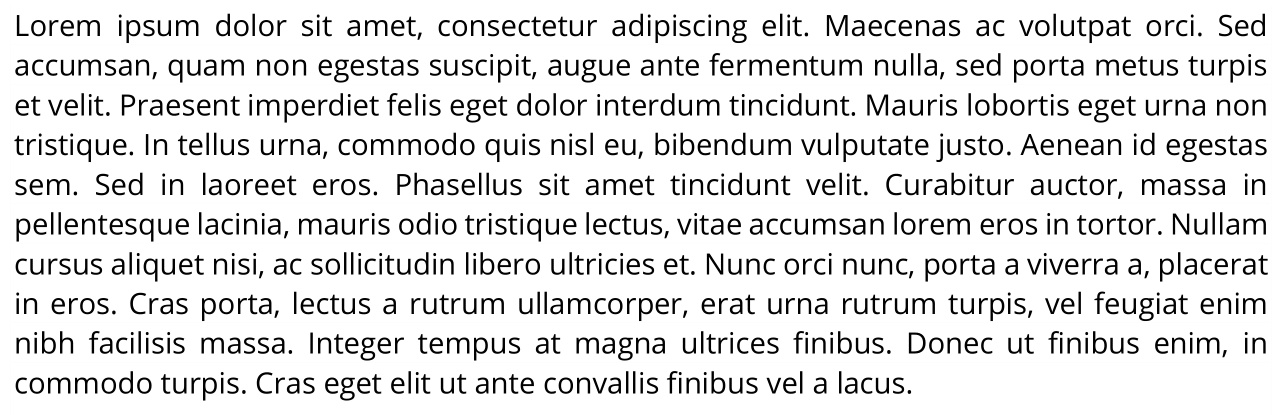
#> input picture Part B/001.png_Paragraph_1.jpg, 1282 x 415 px, given in place of 001.png, which was not available
$ python Part_B.py
#> lines starting #> are read from the running program, lines starting #| are printed output that depends on the picture; after the words box and inside, x2 and y2 are one past the last pixel; in counts of white or black regions, pixels touching at a corner belong together; pictures that were not available may be replaced by others from this repository, and a replacement may not be noted
import cv2
import numpy as np

def extract_img(img_file):
    '''
    This function is used to summarise the whole extraction process so that it can be called upon multiple times.
    It also has the image file name as a parameter.

    '''
#> called with img_file = '001.png'

    # Read the image and convert to grayscale
    img = cv2.imread(img_file, 1)
#> img is the input picture: shape (415, 1282, 3); min 0, max 255, mean 225.5
    gray_img = cv2.cvtColor(img, cv2.COLOR_BGR2GRAY)

    # Use otsu's threshold to determine an optimal threshold value
    # cv2.THRESH_BINARY_INV inverts the image where the value 0 is applied to pixels that have the value less than or equal to threshold
    # and the value 255 applied to pixels that have values more than the threshold
    # First variable stores the threshold value
    # Second variable stores the converted image
    threshold_value, binary_img = cv2.threshold(gray_img, 128, 255, cv2.THRESH_BINARY_INV + cv2.THRESH_OTSU)
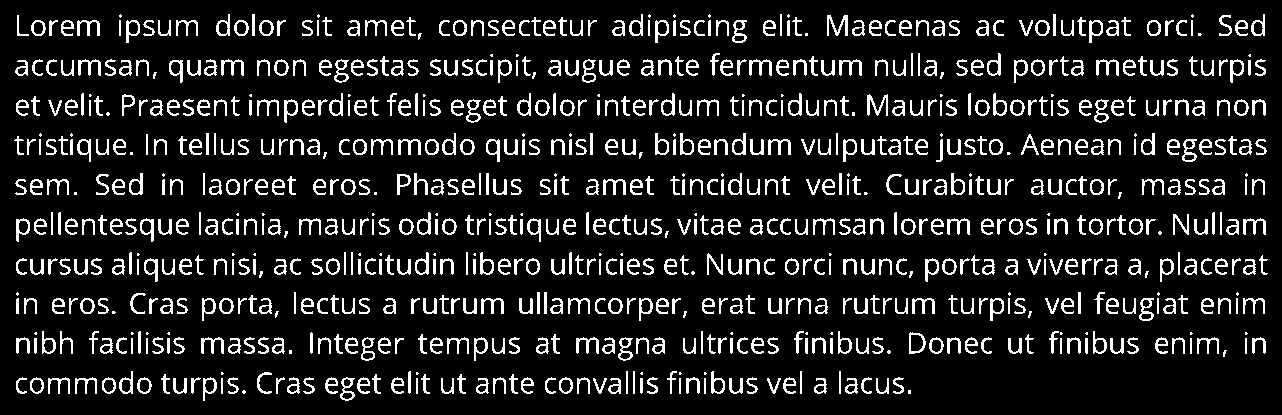
#> binary_img: shape (415, 1282); 12.1% white in thin lines or dots
#> threshold_value = 143

    # Detect if there is any table in the image and remove it
    # Using a vertical kernel and cv2.erode to obtain the vertical lines
    vertical_kernel = np.ones((15, 1), dtype = np.uint8)
    vertical_erode = cv2.erode(binary_img, vertical_kernel, iterations = 4)
#> vertical_erode: shape (415, 1282); every value is 0
    # Apply cv2.dilate to restore some of the eroded parts of the lines
    vertical_dilate = cv2.dilate(vertical_erode, vertical_kernel, iterations = 4)

    # Using a horizontal kernel and cv2.erode to obtain the horizontal lines
    horizontal_kernel = np.ones((1, 15), dtype = np.uint8)
    horizontal_erode = cv2.erode(binary_img, horizontal_kernel, iterations = 4)
    # Apply cv2.dilate to restore some of the eroded parts of the lines
    horizontal_dilate = cv2.dilate(horizontal_erode, horizontal_kernel, iterations = 4)

    # Combine the vertical lines image and horizontal lines image
    combined_eroded_img = cv2.add(vertical_dilate, horizontal_dilate)

    # Use cv2.findContours() to get the coordinates of the boundaries of the table
    table_contours, table_hierachy = cv2.findContours(combined_eroded_img, cv2.RETR_EXTERNAL, cv2.CHAIN_APPROX_SIMPLE)
#> table_contours = []; table_hierachy = None

    # Use the values obtained from cv2.boundingRect() to filter out the table
    # There are 4 values returned:
    # 1) x-coordinate of the top left starting point of the rectangle
    # 2) y-coordinate of the top left starting point of the rectangle
    # 3) Width of the rectangle
    # 4) Height of the rectangle
    table_perimeter = [cv2.boundingRect(contour) for contour in table_contours]
#> table_perimeter = []

    # Remove the tables
    for x,y,w,h in table_perimeter:
        binary_img[y:y+h, x:x+w] = 0
#> this loop made 0 passes

    # Now the table has been removed (if any), move on to identifying each paragraph

    # Dilate the adjacent words in a paragraph to form paragraph blocks
    kernel = np.ones((5,5), dtype = np.uint8)
    dilated_img = cv2.dilate(binary_img, kernel, iterations=7)
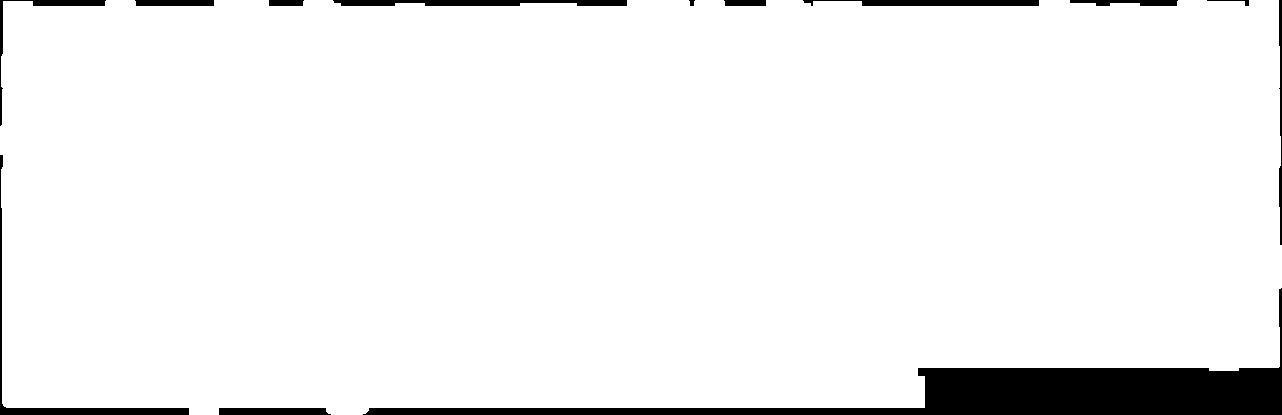
#> dilated_img: shape (415, 1282); 94.6% white; 13 black regions

    # Find the contours of all blocks of paragraphs
    contours, hierachy = cv2.findContours(dilated_img, cv2.RETR_EXTERNAL, cv2.CHAIN_APPROX_SIMPLE)
#> contours = 1 contour; box (x1, y1, x2, y2) and area: (0, 0, 1282, 415) 501478

    # Get the values of the bouding rectangle of each paragraph
    bounding_rect = [cv2.boundingRect(contour) for contour in contours]
#> bounding_rect = [(0, 0, 1282, 415)]

    # for c in contours:
    #     x,y,w,h = cv2.boundingRect(c)
    #     cv2.rectangle(img, (x, y), (x + w, y + h), (36,255,12), 2)


    # Sorting the paragraphs
    # Initialise an empty list for each column
    first_column = []
    second_column = []
    third_column = []

    # Calculate the average width of a paragraph in the image
    avg_prg_width = sum([i[2] for i in bounding_rect])/len(bounding_rect)
#> avg_prg_width = 1282

    def split_paragraphs(bounding_rect_list):
        '''
        This function is used to identify which column each paragraph belongs to.
        It takes a list of values obtained using cv2.boundingRect() as a parameter.
        After sorting, the bounding rectangle's value of each paragraph is appended
        to the specified column's list.
        '''

        for i in range(len(bounding_rect_list)):
            # First column (x coordinate < width of paragraph)
            if bounding_rect_list[i][0] <= avg_prg_width:
                first_column.append(bounding_rect_list[i])

            # Second column (x coordinate > width of 1 paragraph but <= width of 2 paragraph)
            elif (bounding_rect_list[i][0] > avg_prg_width) and (bounding_rect_list[i][0] <= avg_prg_width*2):
                second_column.append(bounding_rect_list[i])

            # Third column (x coordinate > value of width of 2 paragraph)
            elif bounding_rect_list[i][0] > avg_prg_width*2:
                third_column.append(bounding_rect_list[i])
#> this loop made 1 pass
#> after the loop, first_column = [(0, 0, 1282, 415)]; second_column = []; third_column = []

    def sort_paragraphs():
        '''
        This function is used to sort the paragraphs into their respective column.
        It then combines the paragraphs into a list and returns the list as the output
        '''

        # Check if there is 2 or 3 column before executing
        # The paragraph is sorted by the y-coordinate of the paragraph's bounding rectangle
        # from low to high as the top of the page starts of at y=0
        if first_column is not None:
            first_column.sort(key = lambda x: x[1])

        if second_column is not None:
            second_column.sort(key = lambda x: x[1])

        if third_column is not None:
            third_column.sort(key = lambda x: x[1])

        # Combine the paragraphs into a list and return it
        sorted_prgh = first_column + second_column + third_column
#> sorted_prgh = [(0, 0, 1282, 415)]
        return sorted_prgh

    # Split the paragraphs into their respective columns
    split_paragraphs(bounding_rect)

    # Sort the paragraph based on the correct sequence
    # The sequence starts from first column going from top to bottom, then moving on
    # to the next column
    sorted_paragraphs = sort_paragraphs()
#> sorted_paragraphs = [(0, 0, 1282, 415)]

    # Crop the image and save it into it's own jpg file
    for p in range(len(sorted_paragraphs)):
          x,y,w,h = sorted_paragraphs[p][0], sorted_paragraphs[p][1], sorted_paragraphs[p][2], sorted_paragraphs[p][3]
          cv2.imwrite(f'{img_file}_Paragraph_{p+1}.jpg', img[y:y+h,x:x+w])
#> this loop made 1 pass

# Using a for loop to automate the process of extracting the paragraphs from the images
for i in range(0,8):
    extract_img(f"00{i+1}.png")
#> pass 2 of the loop `for i in range(0,8):`:
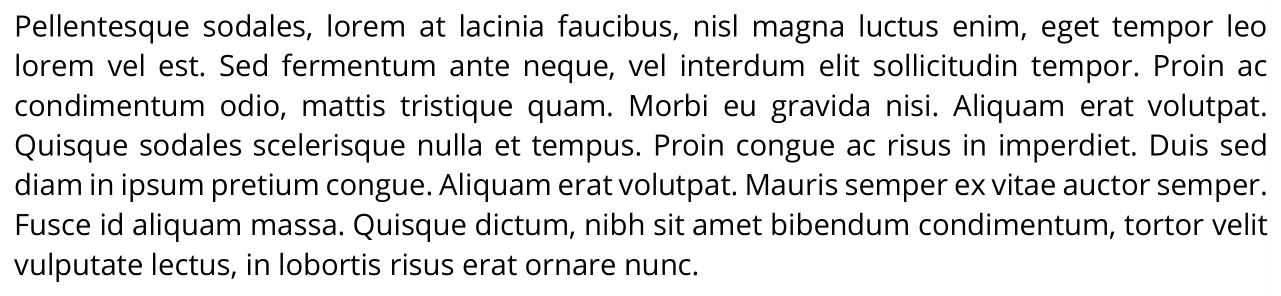
#> input picture Part B/001.png_Paragraph_2.jpg, 1281 x 296 px, given in place of 002.png, which was not available
#> in extract_img, img is the input picture: shape (296, 1281, 3); min 0, max 255, mean 226.9
#> gray_img: shape (296, 1281)
#> in extract_img (call 2), `threshold_value, binary_img = cv2.threshold(gray_img, 128, 255, cv2.TH..`:
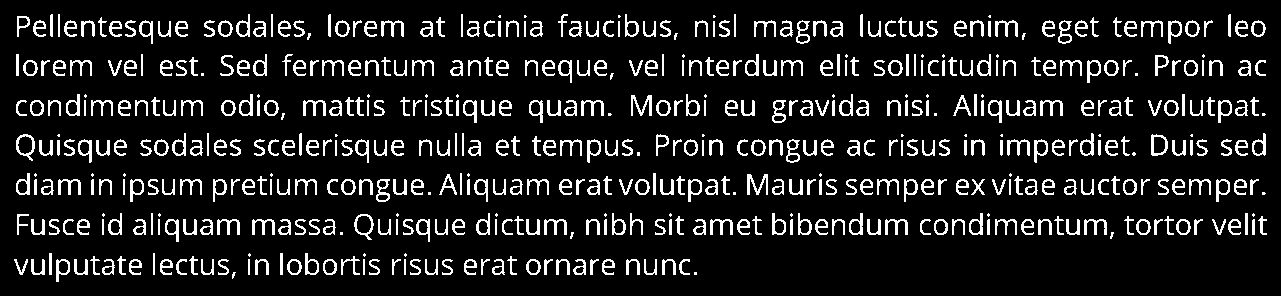
#> binary_img: shape (296, 1281); 11.5% white in thin lines or dots, all inside (x1, y1, x2, y2) = (14, 14, 1267, 282)
#> threshold_value = 142
#> vertical_erode: shape (296, 1281); every value is 0
#> in extract_img (call 2), `dilated_img = cv2.dilate(binary_img, kernel, iterations=7)`:
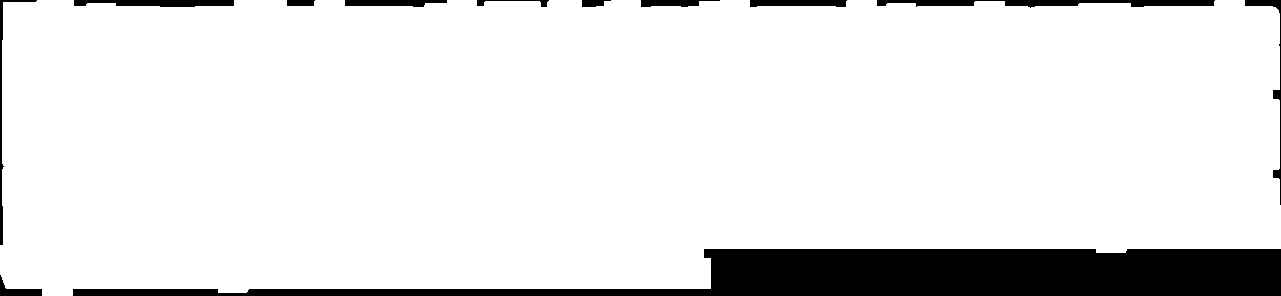
#> dilated_img: shape (296, 1281); 90.2% white; 12 black regions
#> contours = 1 contour; box (x1, y1, x2, y2) and area: (0, 0, 1281, 296) 340372
#> bounding_rect = [(0, 0, 1281, 296)]
#> avg_prg_width = 1281
#> the loop in split_paragraphs (call 2), `for i in range(len(bounding_rect_list)):` made 1 pass
#> sorted_paragraphs = [(0, 0, 1281, 296)]
#> the loop in extract_img (call 2), `for p in range(len(sorted_paragraphs)):` made 1 pass
#> (the run stopped early here; a loop or call above may not have finished)
